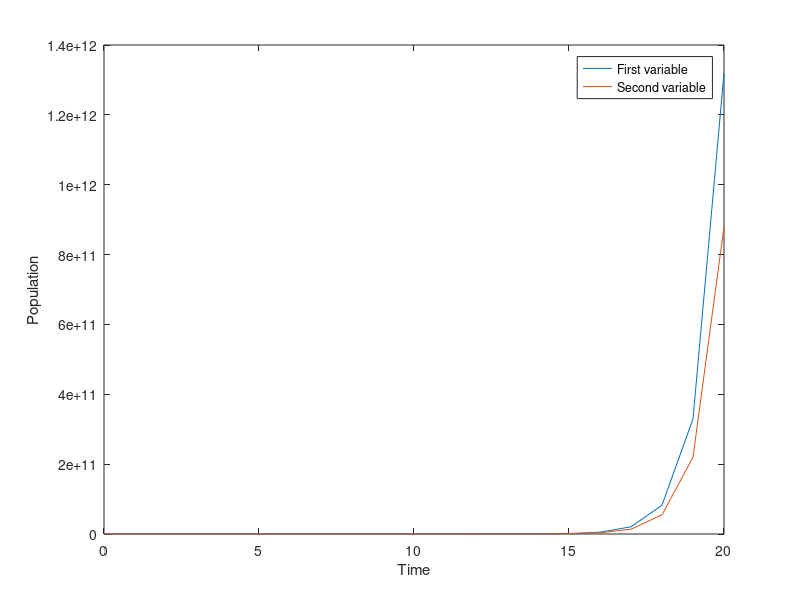

MATLAB code to generate this figure:
L=[2 3;2 1];x0=[1;1];
X=zeros(2,21);
X(:,1)=x0;
%simulations
for k=2:21, X(:,k)=L*X(:,k-1); end
t=0:20;
plot(t,X);
xlabel('Time');
ylabel('Population');
legend('First variable', 'Second variable');
% limiting behavior


% L=[0 4 3;.5 0 0;0 .25 0];x0=[10;10;10];
% X=zeros(3,11);
% X(:,1)=x0;
% %simulations
% for k=2:11, X(:,k)=L*X(:,k-1); end
% t=0:10;
% plot(t,X);
% xlabel('Time');
% ylabel('Population');
% legend('First age class', 'Second age class', 'Third age class')
% % limiting behavior
% L=[0 4 3;.5 0 0;0 .25 0];
% [V,D]=eig(L);
